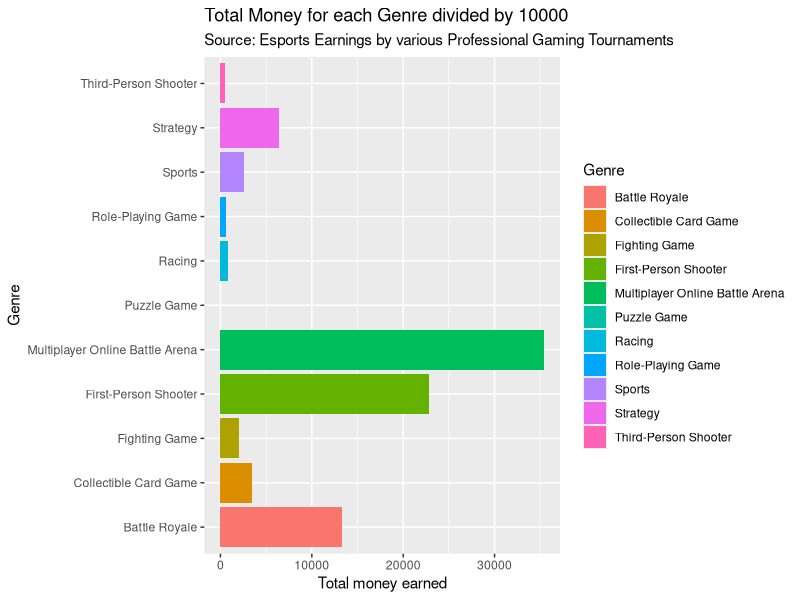
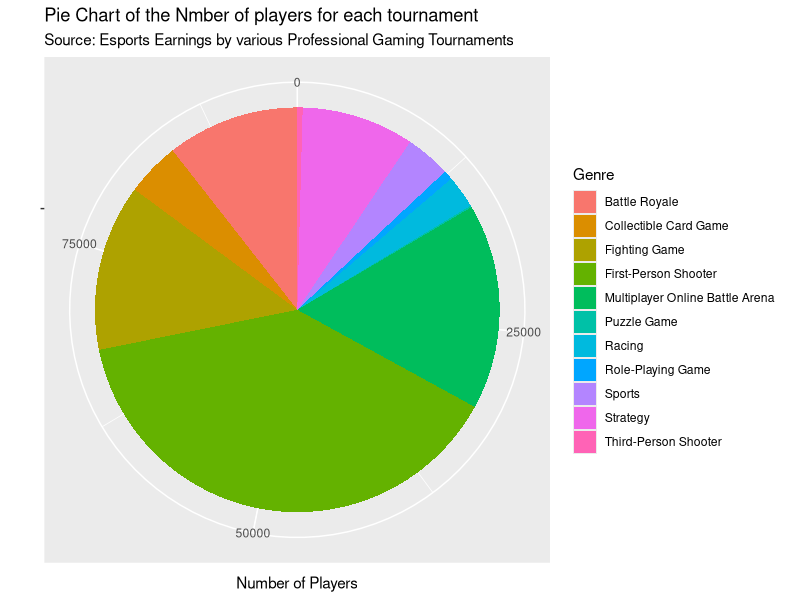
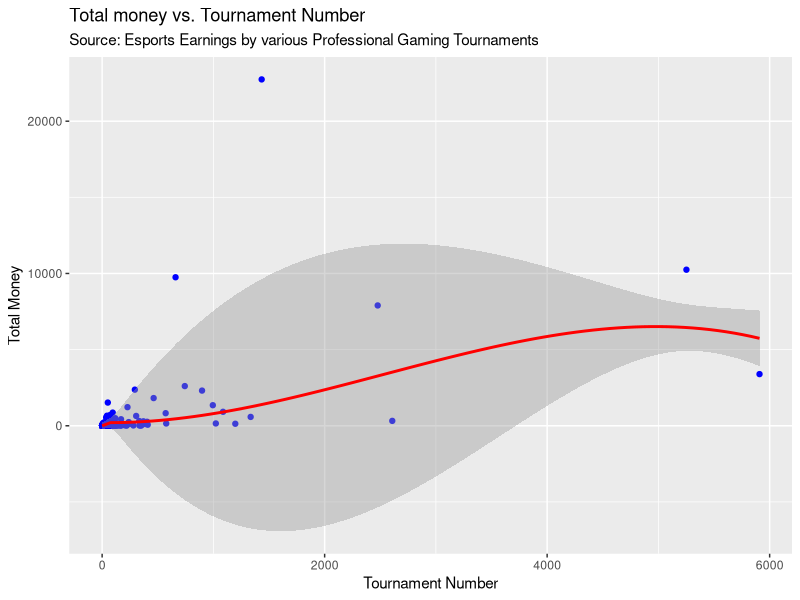
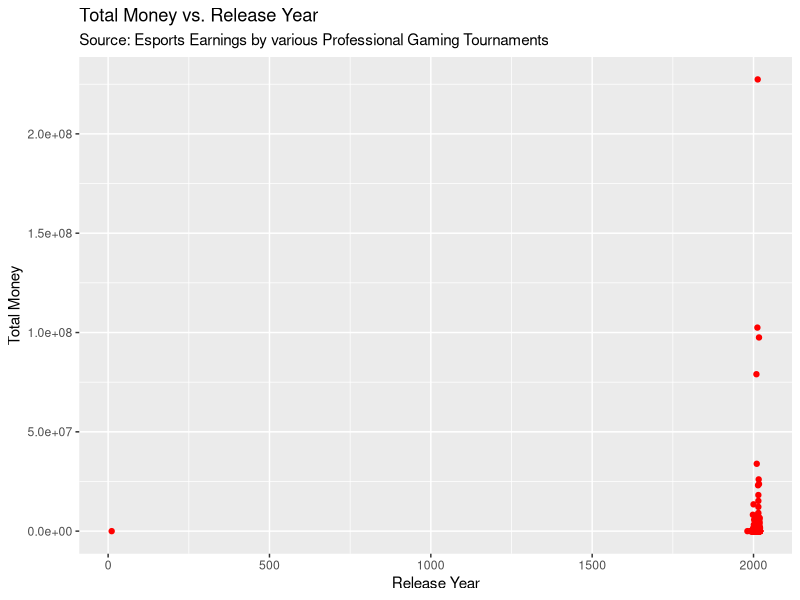

Write the R code that produced these figures, in order.
## ---- chunk 1
install.packages("tidyverse")
## ---- chunk 2
library(tidyverse)
library(ggplot2)
## ---- chunk 3
esport <- read.csv("ESport_Earnings.csv")
View(esport)
## ---- chunk 4



ggplot(esport, aes(x=TotalMoney/10000, y=Genre,  fill=Genre)) + 
  geom_bar(stat = "identity") +
labs(title = "Total Money for each Genre divided by 10000" ,
subtitle = "Source: Esports Earnings by various Professional Gaming Tournaments" ,
x = "Total money earned" ,
y = "Genre")


## ---- chunk 5
ggplot(esport, aes(x="", y=PlayerNo, fill=Genre, counts = PlayerNo)) +
  geom_bar(stat="identity", width=1) +
  coord_polar("y", start=0) +
labs(title = "Pie Chart of the Nmber of players for each tournament" ,
subtitle = "Source: Esports Earnings by various Professional Gaming Tournaments" ,
x = "" ,
y = "Number of Players")
## ---- chunk 6
ggplot(data = esport , aes(x = TournamentNo , y = TotalMoney/10000)) +
geom_point(color = "blue")  +
  geom_smooth(color = "red")+
labs(title = "Total money vs. Tournament Number" ,
subtitle = "Source: Esports Earnings by various Professional Gaming Tournaments" ,
x = "Tournament Number" ,
y = "Total Money")

## ---- chunk 7


ggplot(data = esport , aes(x = Releaseyear , y = TotalMoney)) +
geom_point(color = "red")  +
labs(title = "Total Money vs. Release Year" ,
subtitle = "Source: Esports Earnings by various Professional Gaming Tournaments" ,
x = "Release Year" ,
y = "Total Money")



